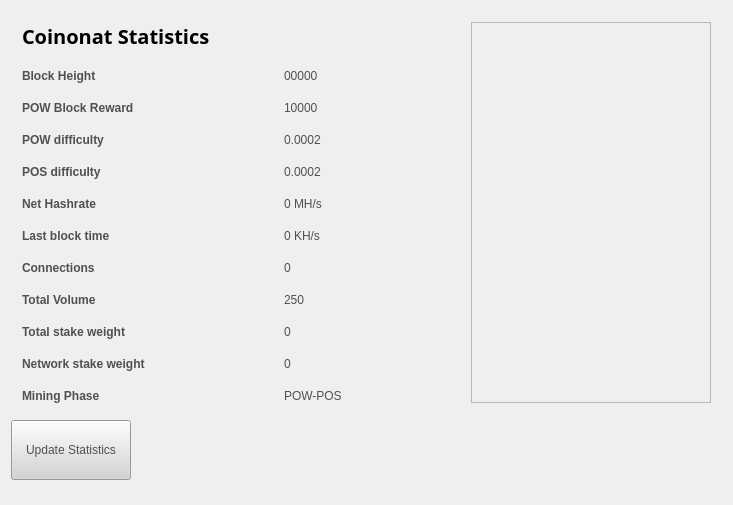
<?xml version="1.0" encoding="UTF-8"?>
<ui version="4.0">
 <class>StatisticsPage</class>
 <widget class="QWidget" name="StatisticsPage">
  <property name="windowModality">
   <enum>Qt::NonModal</enum>
  </property>
  <property name="geometry">
   <rect>
    <x>0</x>
    <y>0</y>
    <width>733</width>
    <height>505</height>
   </rect>
  </property>
  <property name="windowTitle">
   <string>Digging</string>
  </property>
  <property name="styleSheet">
   <string notr="true">color:#505050;
font-family:'Open Sans,sans-serif';</string>
  </property>
  <layout class="QGridLayout" name="gridLayout">
   <property name="sizeConstraint">
    <enum>QLayout::SetMaximumSize</enum>
   </property>
   <item row="2" column="0">
    <spacer name="verticalSpacer">
     <property name="orientation">
      <enum>Qt::Vertical</enum>
     </property>
     <property name="sizeHint" stdset="0">
      <size>
       <width>20</width>
       <height>40</height>
      </size>
     </property>
    </spacer>
   </item>
   <item row="0" column="0">
    <widget class="QFrame" name="gridFrame_2">
     <layout class="QGridLayout" name="gridLayout_4">
      <item row="3" column="0">
       <layout class="QFormLayout" name="formLayout_2">
        <property name="fieldGrowthPolicy">
         <enum>QFormLayout::FieldsStayAtSizeHint</enum>
        </property>
        <property name="horizontalSpacing">
         <number>139</number>
        </property>
        <property name="verticalSpacing">
         <number>18</number>
        </property>
        <property name="rightMargin">
         <number>0</number>
        </property>
        <item row="1" column="0">
         <widget class="QLabel" name="label_14">
          <property name="text">
           <string>&lt;html&gt;&lt;head/&gt;&lt;body&gt;&lt;p&gt;&lt;span style=&quot; font-weight:600;&quot;&gt;Block Height&lt;/span&gt;&lt;/p&gt;&lt;/body&gt;&lt;/html&gt;</string>
          </property>
         </widget>
        </item>
        <item row="1" column="1">
         <widget class="QLabel" name="heightBox">
          <property name="text">
           <string>00000</string>
          </property>
         </widget>
        </item>
        <item row="2" column="0">
         <widget class="QLabel" name="label_12">
          <property name="text">
           <string>&lt;html&gt;&lt;head/&gt;&lt;body&gt;&lt;p&gt;&lt;span style=&quot; font-weight:600;&quot;&gt;POW Block Reward&lt;/span&gt;&lt;/p&gt;&lt;/body&gt;&lt;/html&gt;</string>
          </property>
         </widget>
        </item>
        <item row="2" column="1">
         <widget class="QLabel" name="rewardBox">
          <property name="text">
           <string>10000</string>
          </property>
         </widget>
        </item>
        <item row="3" column="0">
         <widget class="QLabel" name="label_13">
          <property name="text">
           <string>&lt;html&gt;&lt;head/&gt;&lt;body&gt;&lt;p&gt;&lt;span style=&quot; font-weight:600;&quot;&gt;POW difficulty&lt;/span&gt;&lt;/p&gt;&lt;/body&gt;&lt;/html&gt;</string>
          </property>
         </widget>
        </item>
        <item row="3" column="1">
         <widget class="QLabel" name="diffBox">
          <property name="text">
           <string>0.0002</string>
          </property>
         </widget>
        </item>
        <item row="4" column="0">
         <widget class="QLabel" name="label_9">
          <property name="text">
           <string>&lt;html&gt;&lt;head/&gt;&lt;body&gt;&lt;p&gt;&lt;span style=&quot; font-weight:600;&quot;&gt;POS difficulty&lt;/span&gt;&lt;/p&gt;&lt;/body&gt;&lt;/html&gt;</string>
          </property>
         </widget>
        </item>
        <item row="4" column="1">
         <widget class="QLabel" name="diffBox2">
          <property name="text">
           <string>0.0002</string>
          </property>
         </widget>
        </item>
        <item row="5" column="0">
         <widget class="QLabel" name="label_16">
          <property name="text">
           <string>&lt;html&gt;&lt;head/&gt;&lt;body&gt;&lt;p&gt;&lt;span style=&quot; font-weight:600;&quot;&gt;Net Hashrate&lt;/span&gt;&lt;/p&gt;&lt;/body&gt;&lt;/html&gt;</string>
          </property>
         </widget>
        </item>
        <item row="5" column="1">
         <widget class="QLabel" name="pawrateBox">
          <property name="text">
           <string>0 MH/s</string>
          </property>
         </widget>
        </item>
        <item row="6" column="0">
         <widget class="QLabel" name="label3_2">
          <property name="sizePolicy">
           <sizepolicy hsizetype="Preferred" vsizetype="Maximum">
            <horstretch>0</horstretch>
            <verstretch>0</verstretch>
           </sizepolicy>
          </property>
          <property name="text">
           <string>&lt;html&gt;&lt;head/&gt;&lt;body&gt;&lt;p&gt;&lt;span style=&quot; font-weight:600;&quot;&gt;Last block time&lt;/span&gt;&lt;/p&gt;&lt;/body&gt;&lt;/html&gt;</string>
          </property>
         </widget>
        </item>
        <item row="6" column="1">
         <widget class="QLabel" name="localBox">
          <property name="text">
           <string>0 KH/s</string>
          </property>
         </widget>
        </item>
        <item row="7" column="0">
         <widget class="QLabel" name="label1_2">
          <property name="text">
           <string>&lt;html&gt;&lt;head/&gt;&lt;body&gt;&lt;p&gt;&lt;span style=&quot; font-weight:600;&quot;&gt;Connections&lt;/span&gt;&lt;/p&gt;&lt;/body&gt;&lt;/html&gt;</string>
          </property>
         </widget>
        </item>
        <item row="7" column="1">
         <widget class="QLabel" name="connectionBox">
          <property name="text">
           <string>0</string>
          </property>
         </widget>
        </item>
        <item row="8" column="0">
         <widget class="QLabel" name="label_8">
          <property name="text">
           <string>&lt;html&gt;&lt;head/&gt;&lt;body&gt;&lt;p&gt;&lt;span style=&quot; font-weight:600;&quot;&gt;Total Volume&lt;/span&gt;&lt;/p&gt;&lt;/body&gt;&lt;/html&gt;</string>
          </property>
         </widget>
        </item>
        <item row="8" column="1">
         <widget class="QLabel" name="volumeBox">
          <property name="text">
           <string>250</string>
          </property>
         </widget>
        </item>
        <item row="9" column="0">
         <widget class="QLabel" name="label_10">
          <property name="text">
           <string>&lt;html&gt;&lt;head/&gt;&lt;body&gt;&lt;p&gt;&lt;span style=&quot; font-weight:600;&quot;&gt;Total stake weight&lt;/span&gt;&lt;/p&gt;&lt;/body&gt;&lt;/html&gt;</string>
          </property>
         </widget>
        </item>
        <item row="9" column="1">
         <widget class="QLabel" name="minBox">
          <property name="text">
           <string>0</string>
          </property>
         </widget>
        </item>
        <item row="10" column="0">
         <widget class="QLabel" name="label_11">
          <property name="text">
           <string>&lt;html&gt;&lt;head/&gt;&lt;body&gt;&lt;p&gt;&lt;span style=&quot; font-weight:600;&quot;&gt;Network stake weight&lt;/span&gt;&lt;/p&gt;&lt;/body&gt;&lt;/html&gt;</string>
          </property>
         </widget>
        </item>
        <item row="10" column="1">
         <widget class="QLabel" name="maxBox">
          <property name="text">
           <string>0</string>
          </property>
         </widget>
        </item>
        <item row="11" column="0">
         <widget class="QLabel" name="label_15">
          <property name="text">
           <string>&lt;html&gt;&lt;head/&gt;&lt;body&gt;&lt;p&gt;&lt;span style=&quot; font-weight:600;&quot;&gt;Mining Phase&lt;/span&gt;&lt;/p&gt;&lt;/body&gt;&lt;/html&gt;</string>
          </property>
         </widget>
        </item>
        <item row="11" column="1">
         <widget class="QLabel" name="cBox">
          <property name="text">
           <string>POW-POS</string>
          </property>
         </widget>
        </item>
       </layout>
      </item>
      <item row="1" column="0">
       <layout class="QHBoxLayout" name="horizontalLayout_4">
        <property name="spacing">
         <number>7</number>
        </property>
        <item>
         <widget class="QLabel" name="label_5">
          <property name="font">
           <font>
            <family>Open Sans,sans-serif</family>
           </font>
          </property>
          <property name="text">
           <string>&lt;html&gt;&lt;head/&gt;&lt;body&gt;&lt;p&gt;&lt;span style=&quot; font-size:20px; font-weight:600; color:#000000;&quot;&gt;Coinonat Statistics&lt;/span&gt;&lt;/p&gt;&lt;/body&gt;&lt;/html&gt;</string>
          </property>
         </widget>
        </item>
        <item>
         <spacer name="horizontalSpacer_2">
          <property name="orientation">
           <enum>Qt::Horizontal</enum>
          </property>
          <property name="sizeHint" stdset="0">
           <size>
            <width>40</width>
            <height>20</height>
           </size>
          </property>
         </spacer>
        </item>
       </layout>
      </item>
      <item row="2" column="0">
       <spacer name="verticalSpacer_2">
        <property name="orientation">
         <enum>Qt::Vertical</enum>
        </property>
        <property name="sizeHint" stdset="0">
         <size>
          <width>20</width>
          <height>40</height>
         </size>
        </property>
       </spacer>
      </item>
      <item row="1" column="1" rowspan="3">
       <widget class="QFrame" name="frame">
        <property name="minimumSize">
         <size>
          <width>240</width>
          <height>0</height>
         </size>
        </property>
        <property name="frameShape">
         <enum>QFrame::StyledPanel</enum>
        </property>
        <property name="frameShadow">
         <enum>QFrame::Raised</enum>
        </property>
        <widget class="QLabel" name="label_4">
         <property name="geometry">
          <rect>
           <x>0</x>
           <y>0</y>
           <width>240</width>
           <height>389</height>
          </rect>
         </property>
         <property name="sizePolicy">
          <sizepolicy hsizetype="Preferred" vsizetype="Ignored">
           <horstretch>0</horstretch>
           <verstretch>0</verstretch>
          </sizepolicy>
         </property>
         <property name="minimumSize">
          <size>
           <width>240</width>
           <height>0</height>
          </size>
         </property>
         <property name="pixmap">
          <pixmap resource="../coinonat.qrc">:/images/stat_logo</pixmap>
         </property>
        </widget>
       </widget>
      </item>
     </layout>
    </widget>
   </item>
   <item row="1" column="0">
    <widget class="QPushButton" name="startButton">
     <property name="sizePolicy">
      <sizepolicy hsizetype="Fixed" vsizetype="Fixed">
       <horstretch>0</horstretch>
       <verstretch>0</verstretch>
      </sizepolicy>
     </property>
     <property name="minimumSize">
      <size>
       <width>120</width>
       <height>60</height>
      </size>
     </property>
     <property name="styleSheet">
      <string notr="true">background:lightgrey;</string>
     </property>
     <property name="text">
      <string>Update Statistics</string>
     </property>
    </widget>
   </item>
  </layout>
 </widget>
 <layoutdefault spacing="6" margin="11"/>
 <resources>
  <include location="../coinonat.qrc"/>
 </resources>
 <connections/>
</ui>
